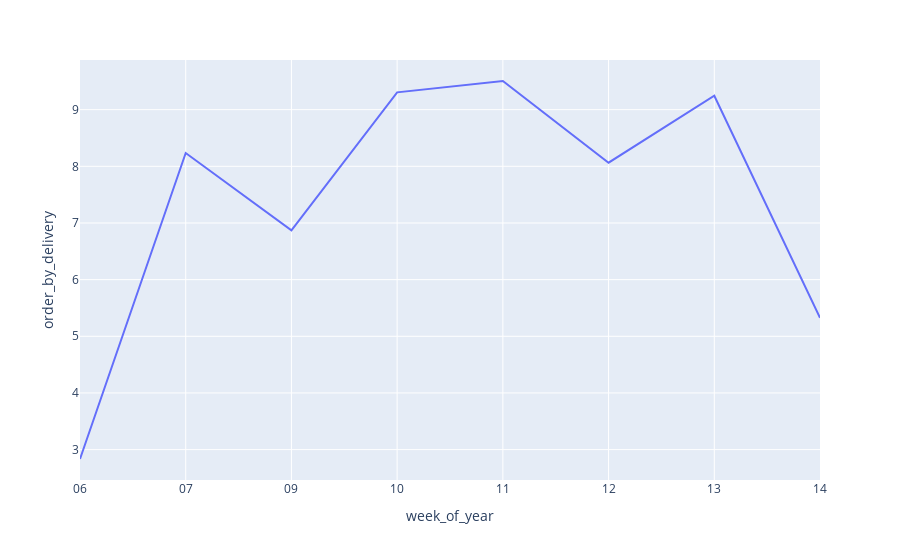

Notebook cell for this chart:
### Markdown cell above
### 2.2.5 A quantidade de pedidos por entregador por semana.

### Code cell
df_aux1 = df1.loc[:, ['id', 'week_of_year']].groupby( 'week_of_year' ).count().reset_index()
df_aux2 = df1.loc[:, ['delivery_person_id', 'week_of_year']].groupby( 'week_of_year').nunique().reset_index()
df_aux = pd.merge( df_aux1, df_aux2, how='inner' )
df_aux['order_by_delivery'] = df_aux['id'] / df_aux['delivery_person_id']
# gráfico
px.line( df_aux, x='week_of_year', y='order_by_delivery' )

### Figure 1 — Plotly figure (JSON) as saved in the notebook; plotly's stock layout.template omitted (floating-point values rounded to 4 significant figures)
{"data": [{"hovertemplate": "week_of_year=%{x}<br>order_by_delivery=%{y}<extra></extra>", "legendgroup": "", "line": {"color": "#636efa", "dash": "solid"}, "marker": {"symbol": "circle"}, "mode": "lines", "name": "", "orientation": "v", "showlegend": false, "type": "scatter", "x": ["06", "07", "09", "10", "11", "12", "13", "14"], "xaxis": "x", "y": [2.834, 8.235, 6.871, 9.306, 9.506, 8.064, 9.246, 5.325], "yaxis": "y"}], "layout": {"legend": {"tracegroupgap": 0}, "margin": {"t": 60}, "xaxis": {"anchor": "y", "domain": [0, 1], "title": {"text": "week_of_year"}}, "yaxis": {"anchor": "x", "domain": [0, 1], "title": {"text": "order_by_delivery"}}}}
